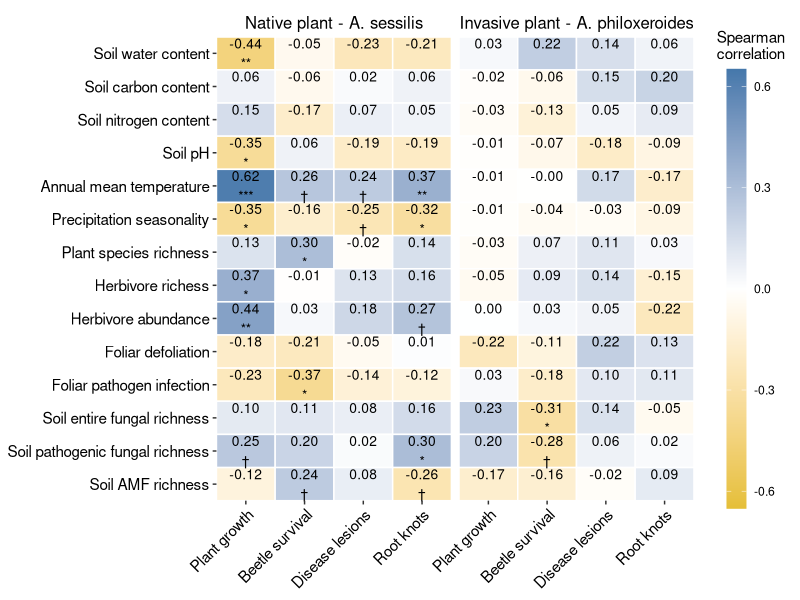

This chart was generated by the following R code:
################################################################################
################################### Figure 4 ###################################
################################################################################

# loading package
library(openxlsx)
library(dplyr)
library(ggplot2)
library(psych)
library(ggtext)

# loading field survey dataset
figure_4_data <- read.xlsx("Field_survey_dataset.xlsx", sheet = "Field_survey", colNames = T)
figure_4_data$Origin <- ifelse(figure_4_data$Species == "Alternanthera_philoxeroides", "Invasive", "Native")
figure_4_data$Origin <- factor(figure_4_data$Origin, levels = c("Native", "Invasive"))
figure_4_data$Species <- as.factor(figure_4_data$Species)

colnames(figure_4_data)
# data translation
figure_4_data$SQRTlesion <- sqrt(figure_4_data$Lesion)
figure_4_data$SQRTknots <- sqrt(figure_4_data$Knots)
figure_4_data$LOGdefol <- log10(figure_4_data$Defol)
figure_4_data$SQRTdisease <- sqrt(figure_4_data$Disease)
figure_4_data$LOGFUNG <- log10(figure_4_data$FUNGSR)
figure_4_data$LOGPATH <- log10(figure_4_data$PATHSR)
figure_4_data$SQRTAMF <- sqrt(figure_4_data$AMFSR)

################################ Native dataset ################################
figure_4_data_nat <- subset(figure_4_data, Origin == "Native")
select_var <- c("Soil_wc", "Soil_C", "Soil_N", "Soil_ph", "Bio1", "Bio15", "ALLplSR", "HerbFR", "HerbAB", "LOGdefol", 
                "SQRTdisease", "LOGFUNG", "LOGPATH", "SQRTAMF")

cor_results <- corr.test(figure_4_data_nat[,c("Con_mass", "Bsurv", "SQRTlesion", "SQRTknots")], 
                         figure_4_data_nat[, select_var], method = "spearman", adjust = "none")

cor_matrix <- cor_results$r 
p_matrix <- cor_results$p   
n_matrix <- cor_results$n  

# Convert cor_matrix and p_matrix to data frames and merge them
cor_df <- as.data.frame(cor_matrix) %>%
  tibble::rownames_to_column(var = "Respond_var") %>%
  tidyr::pivot_longer(cols = -Respond_var, names_to = "Predict_var", values_to = "Correlation")

p_df <- as.data.frame(p_matrix) %>%
  tibble::rownames_to_column(var = "Respond_var") %>%
  tidyr::pivot_longer(cols = -Respond_var, names_to = "Predict_var", values_to = "p_value")

# Merge the two data frames
plot_data_nat <- left_join(cor_df, p_df, by = c("Respond_var", "Predict_var"))
plot_data_nat$Origin = "Native plant - A. sessilis"


############################### Invasive dataset ###############################
figure_4_data_inv <- subset(figure_4_data, Origin == "Invasive")

cor_results <- corr.test(figure_4_data_inv[,c("Con_mass", "Bsurv", "SQRTlesion", "SQRTknots")], 
                         figure_4_data_inv[, select_var], method = "spearman", adjust = "none")

cor_matrix <- cor_results$r 
p_matrix <- cor_results$p   
n_matrix <- cor_results$n  

# Convert cor_matrix and p_matrix to data frames and merge them
cor_df <- as.data.frame(cor_matrix) %>%
  tibble::rownames_to_column(var = "Respond_var") %>%
  tidyr::pivot_longer(cols = -Respond_var, names_to = "Predict_var", values_to = "Correlation")

p_df <- as.data.frame(p_matrix) %>%
  tibble::rownames_to_column(var = "Respond_var") %>%
  tidyr::pivot_longer(cols = -Respond_var, names_to = "Predict_var", values_to = "p_value")

# Merge the two data frames
plot_data_inv <- left_join(cor_df, p_df, by = c("Respond_var", "Predict_var"))
plot_data_inv$Origin = "Invasive plant - A. philoxeroides"

# Merge the native and exotic datasets
plot_data = rbind(plot_data_nat, plot_data_inv)

# Visualize figure
# Add significance markers (* for p < 0.05)
plot_data <- plot_data %>%
  mutate(
    significance = case_when(
      p_value <= 0.001 ~ "***",
      p_value <= 0.01  ~ "**",
      p_value <= 0.05  ~ "*",
      p_value <= 0.1   ~ "†",
      TRUE ~ ""
    )
  )


# Rename variables
plot_data$Respond_var[plot_data$Respond_var == "Con_mass"] <- "Plant growth"
plot_data$Respond_var[plot_data$Respond_var == "Bsurv"] <- "Beetle survival"
plot_data$Respond_var[plot_data$Respond_var == "SQRTlesion"] <- "Disease lesions"
plot_data$Respond_var[plot_data$Respond_var == "SQRTknots"] <- "Root knots"


plot_data$Predict_var[plot_data$Predict_var == "Soil_C"] <- "Soil carbon content"
plot_data$Predict_var[plot_data$Predict_var == "Soil_N"] <- "Soil nitrogen content"
plot_data$Predict_var[plot_data$Predict_var == "Soil_wc"] <- "Soil water content"
plot_data$Predict_var[plot_data$Predict_var == "Soil_ph"] <- "Soil pH"

plot_data$Predict_var[plot_data$Predict_var == "Bio1"] <- "Annual mean temperature"
plot_data$Predict_var[plot_data$Predict_var == "Bio15"] <- "Precipitation seasonality"

plot_data$Predict_var[plot_data$Predict_var == "ALLplSR"] <- "Plant species richness"
plot_data$Predict_var[plot_data$Predict_var == "HerbFR"] <- "Herbivore richess"
plot_data$Predict_var[plot_data$Predict_var == "HerbAB"] <- "Herbivore abundance"
plot_data$Predict_var[plot_data$Predict_var == "LOGdefol"] <- "Foliar defoliation"
plot_data$Predict_var[plot_data$Predict_var == "SQRTdisease"] <- "Foliar pathogen infection"

plot_data$Predict_var[plot_data$Predict_var == "LOGFUNG"] <- "Soil entire fungal richness"
plot_data$Predict_var[plot_data$Predict_var == "LOGPATH"] <- "Soil pathogenic fungal richness"
plot_data$Predict_var[plot_data$Predict_var == "SQRTAMF"] <- "Soil AMF richness"

# Adjust factor order
plot_data$Respond_var <- factor(plot_data$Respond_var, levels = c("Plant growth", "Beetle survival", 
                                                                  "Disease lesions", "Root knots"))

plot_data$Predict_var <- factor(plot_data$Predict_var, levels = rev(c("Soil water content", "Soil carbon content", "Soil nitrogen content", "Soil pH",
                                                                     "Annual mean temperature", "Precipitation seasonality",
                                                                     "Plant species richness", "Herbivore richess", "Herbivore abundance", "Foliar defoliation", "Foliar pathogen infection",
                                                                     "Soil entire fungal richness", "Soil pathogenic fungal richness", "Soil AMF richness")))

plot_data$Origin <- factor(plot_data$Origin, levels = c("Native plant - A. sessilis",
                                                       "Invasive plant - A. philoxeroides"))


plot_data$Predict_group <- dplyr::case_when(
  plot_data$Predict_var %in% c("Soil water content", "Soil carbon content", "Soil nitrogen content", "Soil pH") ~ "Soil",
  plot_data$Predict_var %in% c("Annual mean temperature", "Precipitation seasonality") ~ "Climate",
  plot_data$Predict_var %in% c("Plant species richness", "Herbivore richess", "Herbivore abundance", "Foliar defoliation", "Foliar pathogen infection") ~ "Plant",
  plot_data$Predict_var %in% c("Soil entire fungal richness", "Soil pathogenic fungal richness", "Soil AMF richness") ~ "Fungi")

summary(plot_data$Correlation)
ggplot(plot_data, aes(x = Respond_var, y = Predict_var, fill = Correlation)) +
  geom_tile(color = "white", linewidth = 0.5) + 
  geom_text(aes(label = sprintf("%.2f\n%s", Correlation, significance)), 
            color = "black", size = 3.5) + 
  scale_fill_gradient2(
    low = "#E5BF38", mid = "white", high = "#4578AB",
    midpoint = 0, limits = c(-0.65, 0.65)) +
  theme_bw() + 
  scale_x_discrete(expand = c(0, 0)) +
  scale_y_discrete(expand = c(0, 0)) +
  #geom_hline(yintercept = c(14), color = "black", linetype = 1) + 
  #geom_vline(xintercept = c(1), color = "black", linetype = 1) + 
  theme(axis.text.x = element_text(angle = 45, hjust = 1),
        axis.line = element_blank(),
        axis.text = element_text(size = 11, color = "black"),
        axis.title = element_text(size = 13, color = "black"),
        panel.border = element_blank(),
        strip.background = element_rect(color="white", fill="white", size=0.5, linetype="solid"),
        strip.text.x = element_text(size = 12, color = "black"),
        legend.position = "right") + # bottom
  labs(x = NULL, y = NULL,  fill = "Spearman\ncorrelation") +
  facet_wrap(~ Origin, strip.position = "top") + # bottom
  guides(fill = guide_colorbar( title.position = "top", title.hjust = 0.5,barwidth = 1, barheight = 22)) +
  coord_cartesian(clip = 'off') -> Figure_4; Figure_4

# ggsave("Figure_4.pdf", plot = Figure_4, width = 8.35, height = 7.36, units = "in", dpi = 300)

